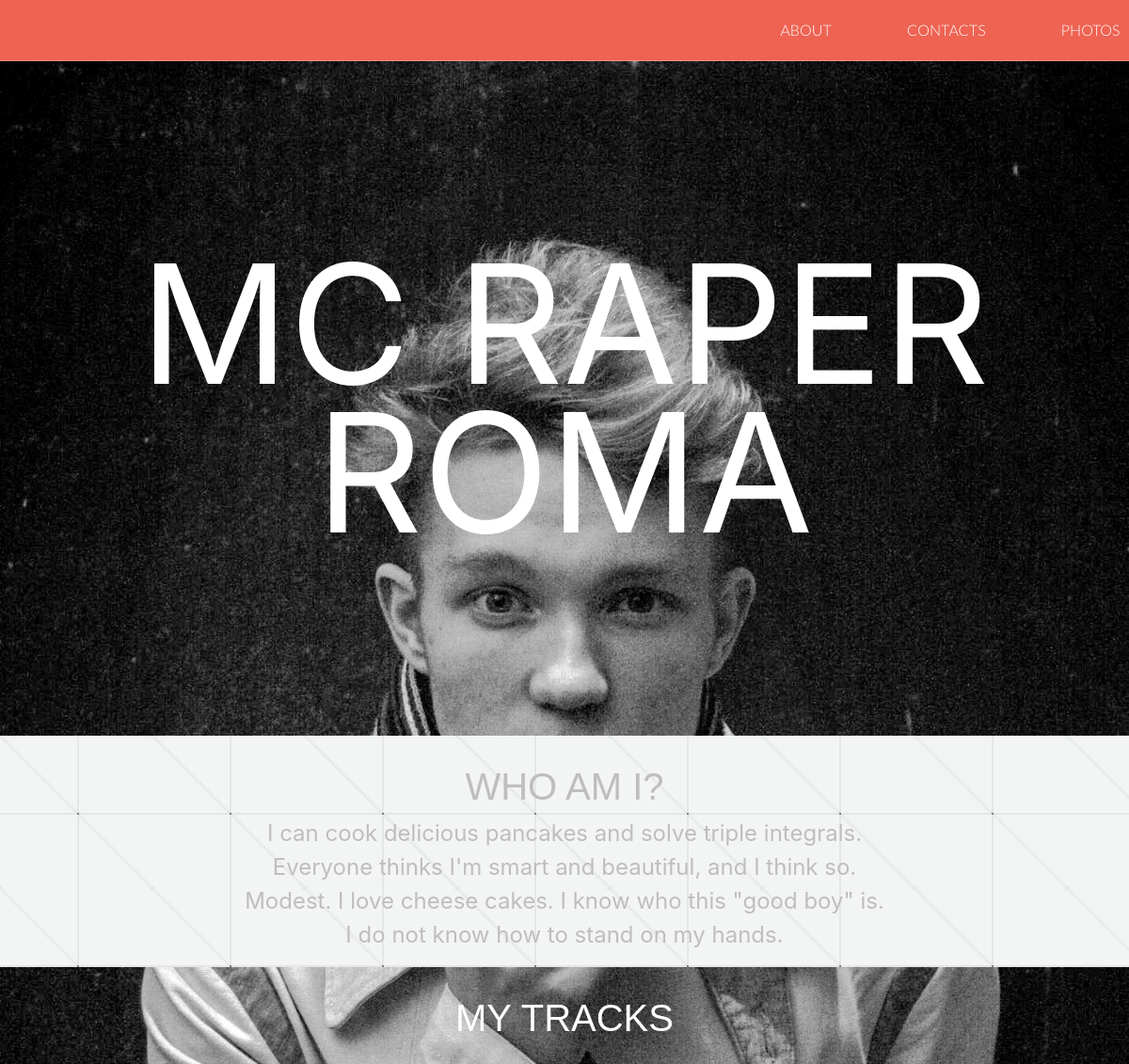
/, run on an earlier commit of the app's database.
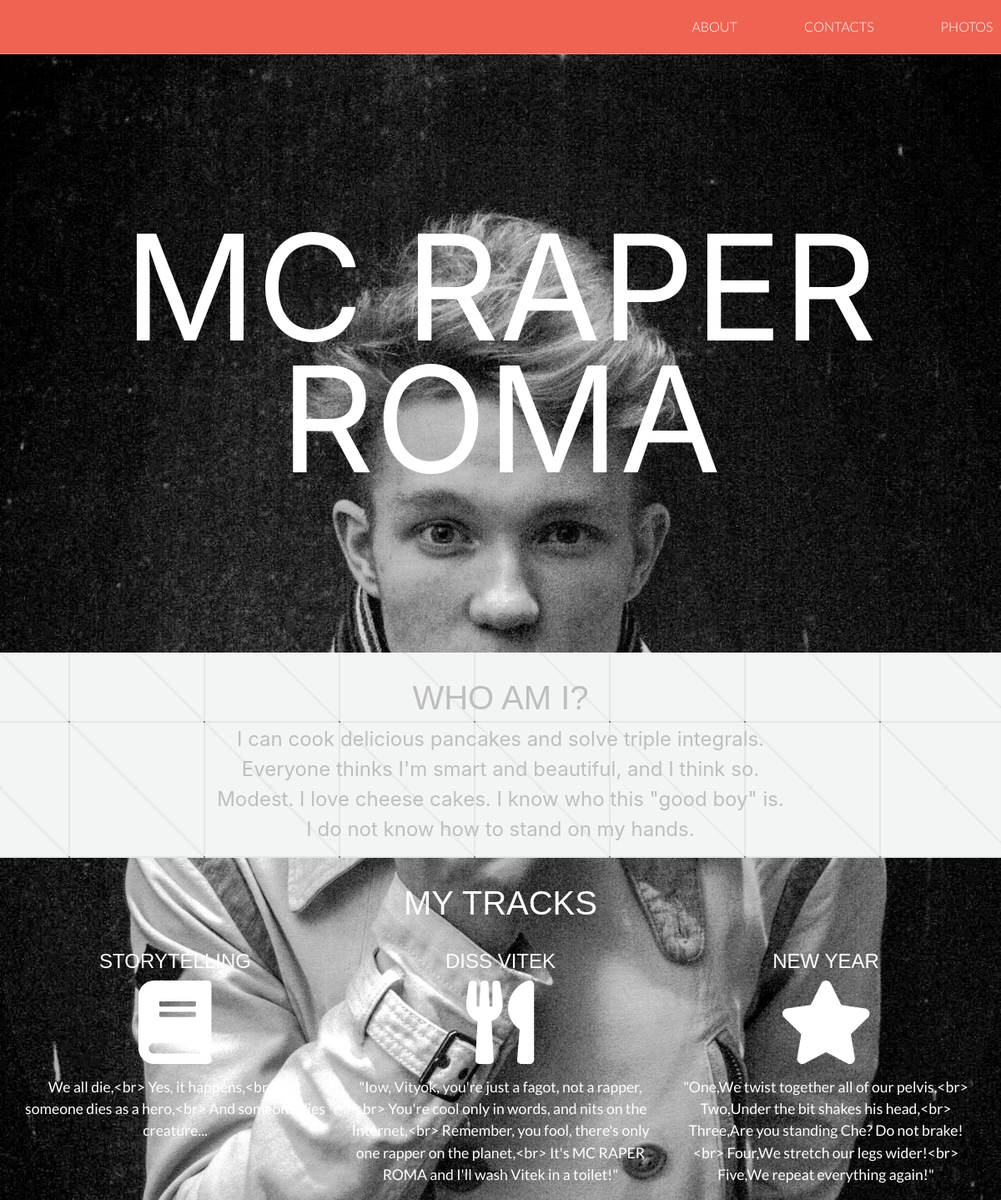
And on a later commit of the database.
### shop/models.py (models this page shows, shortened)
class Track (models.Model):
    track_name = models.CharField(max_length=100, blank=False)
    track_text = models.TextField(max_length=1000, blank=False)
    icon = models.CharField(max_length=300, blank=False)
    date = models.DateField(auto_now_add=True)
    is_active = models.BooleanField(default=True)

### shop/views.py (the view)
# urls.py: url(r'^$', views.index, name='index'),
def index(request):
    tracks = Track.objects.filter(is_active=True)
    return render(request, 'shop/index.html', locals())

### shop/templates/shop/index.html
{% extends "shop/wrapper.html" %}
{% block content %}
<section>
    <div class="container-fluid mc">
        <div class="row">
             <div class="col-lg-12">
                 <div class="headline">mc raper roma</div>
             </div>
        </div>
    </div>
    <div class="container-fluid who">
        <div class="row">
            <div class="col-lg-12">
                    <h1>WHO AM I?</h1>
            </div>
        </div>
        <div class="row">
            <div class="col-lg-12">
                <p class="text">I can cook delicious pancakes and solve triple integrals.<br>
                    Everyone thinks I'm smart and beautiful, and I think so.<br>
                    Modest. I love cheese cakes. I know who this "good boy" is.<br>
                    I do not know how to stand on my hands.</p>
            </div>
        </div>
    </div>
    <div class="container-fluid how">
        <div class="row">
            <div class="col-lg-12">
                <h1 class="how__title">MY TRACKS</h1>
                <br>
            </div>
        </div>
        <div class="row">
            {% for track in tracks %}
            <div class="col-lg-4 col-sm-4 col-md-4">
                <div class="featured">
                    <div class="featured__block">
                        <h4 class="featured__title">{{ track.track_name }} </h4>
                            <i class="fa {{ track.icon }} featured__icon"></i>
                        <p class="featured__text">
                            {{ track.track_text }}
                        </p>
                    </div>
                </div>
            </div>
            {% endfor %}
        </div>
    </div>
</section>
{% endblock %}

### shop/templates/shop/wrapper.html (shortened to what this page needs)
<!DOCTYPE html>
<html lang="en">
<head>
    <link rel="stylesheet" href="https://stackpath.bootstrapcdn.com/bootstrap/4.1.0/css/bootstrap.min.css">
    {% load staticfiles %}
    <link rel=stylesheet type="text/css" href="{% static 'css/style.css' %}">
</head>
<body>
<header id="header" class="header">
        <div class="container">
        <div class="row">
            <div class="col-lg-4 col-sm-4 col-md-4 ml-auto">
                <nav>
                    <ul class="menu d-flex justify-content-center">
                        <li class="menu__about">
                            <a href="/about">about</a>
                        </li>
                        <li class="menu__contacts">
                            <a href="#">contacts</a>
                        </li>
                        <li class="menu__photos">
                            <a href="#">photos</a>
                        </li>
                    </ul>
                </nav>
            </div>
        </div>
    </div>
</header>
{% block content %}
{% endblock %}
</body>
</html>

### shop/static/css/style.css (style rules this page uses)
body { background: url("../img/background.jpg"); background-attachment: fixed; background-repeat: no-repeat; background-size: cover; position: relative; background-color: gray; }
.header { background-color: #EE6352; background-attachment: fixed; padding-top: 20px; padding-bottom: 20px; border-bottom: 1px solid rgba(255, 255, 255, .3); }
ul, li { display: block; padding: 0px; margin: 0px; }
.menu a { font-family: 'Lato', sans-serif; font-weight: 300; color: white; margin-left: 80px; text-transform: uppercase; text-decoration: none; transition: all 0.3s ease; }
.headline { text-align: center; font-size: 11em; text-transform: uppercase; line-height: .9em; margin-top: 200px; margin-bottom: 200px; color: white; }
.who { background-image: url("../img/download.png"); text-align: center; color: #bebebe; padding-top: 30px; }
.row { margin: 0px; }
.text { font-size: 1.5em; }
.how { text-align: center; padding-top: 30px; color: white; }
h1, h2, h3, h4, h5, h6 { font-family: "Merriweather", Arial, serif; }
.featured__icon { font-size: 100px; }
.featured__text { padding-top: 15px; text-align: center; font-size: 1.1em; font-family:'Lato', sans-serif; transition: all 0.3s ease; }

What changed in the data, as far as the page shows it:
added Track: track_name "STORYTELLING", track_text "We all die,<br> Yes, it happens,<br> But someone dies as a hero,<br> And someone dies creature..."
added Track: track_name "DISS VITEK", track_text "\"Iow, Vityok, you're just a fagot, not a rapper,<br> You're cool only in words, and nits on the Internet,<br> Remember, you fool, there's only one rapper on the planet,<br> It's MC RAPER ROMA and I'll wash Vitek in a toilet!\""
added Track: track_name "NEW YEAR", track_text "\"One,We twist together all of our pelvis,<br> Two,Under the bit shakes his head,<br> Three,Are you standing Che? Do not brake!<br> Four,We stretch our legs wider!<br> Five,We repeat everything again!\""
